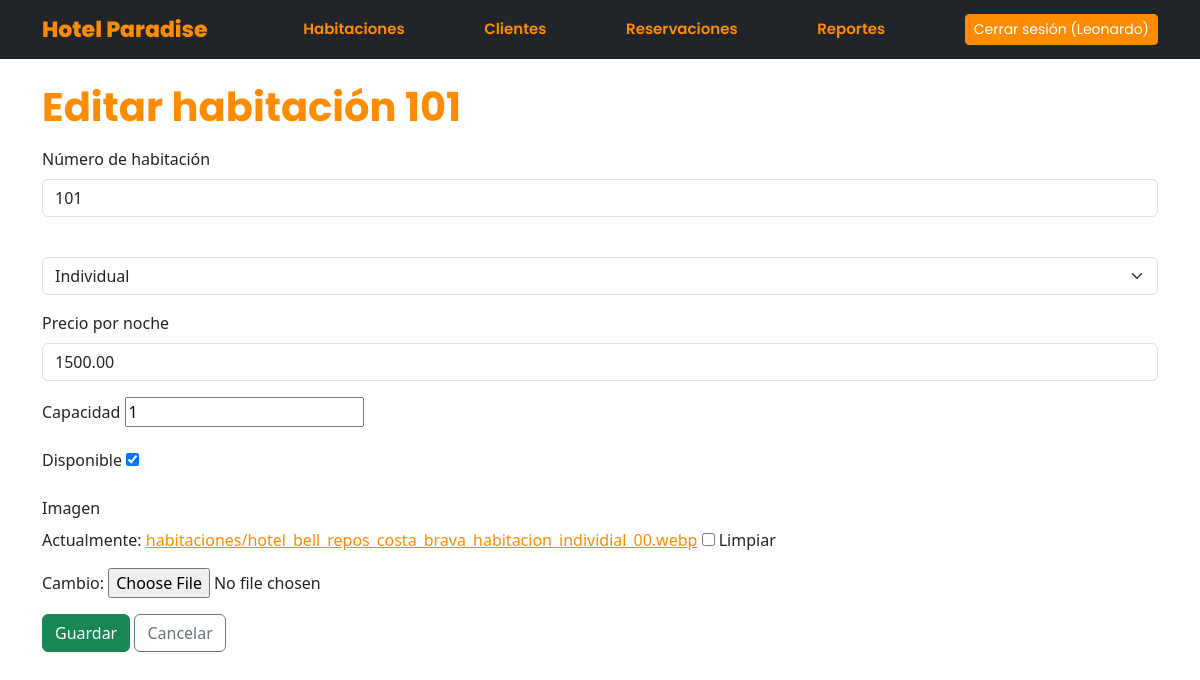
/habitaciones/1/editar/ (signed in), run on an earlier commit of the app's database.
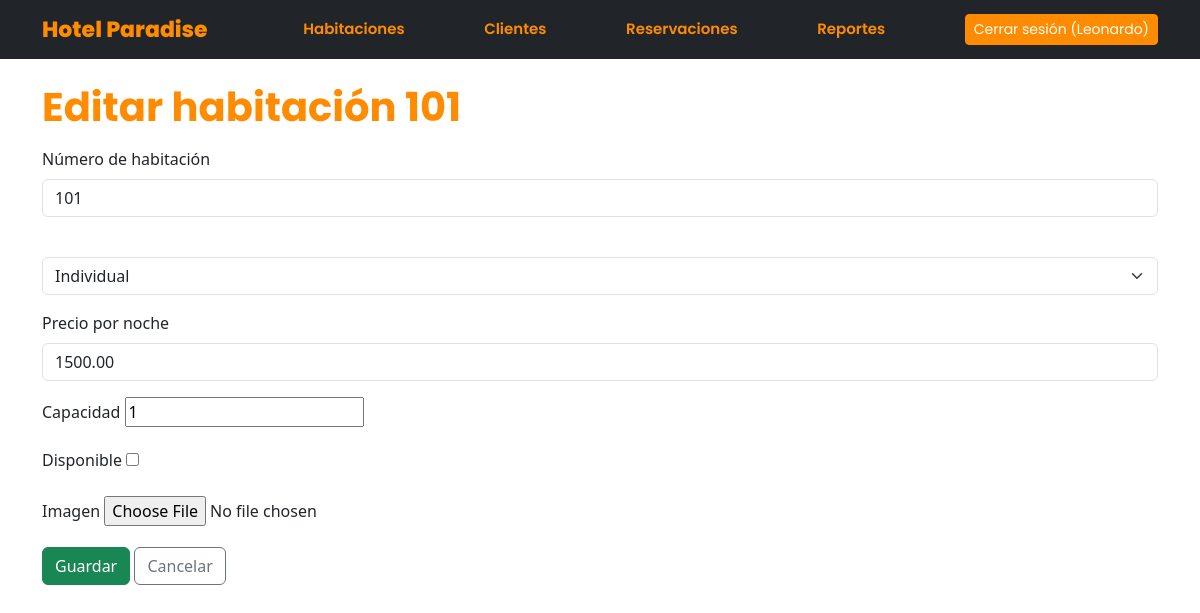
And on a later commit of the database.
### habitaciones/models.py (models this page shows, shortened)
class Habitacion(models.Model):
    TIPOS = [
        ('individual', 'Individual'),
        ('doble', 'Doble'),
        ('suite', 'Suite'),
        ('presidencial', 'Presidencial'),
    ]
    numero = models.IntegerField(unique=True)
    tipo =  models.CharField((""), max_length=20, choices=TIPOS)
    precioxnoche = models.DecimalField(max_digits=  15, decimal_places=2)
    capacidad = models.IntegerField()
    disponible = models.BooleanField(default= True)
    imagen = models.ImageField(upload_to='habitaciones/', blank=True, null=True)

### habitaciones/views.py (the view)
# urls.py: path('<int:pk>/editar/', views.editar_habitacion, name='editar'),
@login_required
def editar_habitacion(request, pk):
    habitacion = get_object_or_404(Habitacion, pk=pk)
    if request.method == 'POST':
        form = HabitacionForm(request.POST, request.FILES, instance=habitacion)
        if form.is_valid():
            form.save()
            messages.success(request, 'Habitación actualizada correctamente.')
            return redirect('habitaciones:lista')
    else:
        form = HabitacionForm(instance=habitacion)
    return render(request, 'habitaciones/form.html',
                  {'form': form, 'titulo': f'Editar habitación {habitacion.numero}'})

### habitaciones/forms.py (shortened to what this page needs)
class HabitacionForm(forms.ModelForm):
    class Meta:
        model = Habitacion
        fields = ['numero', 'tipo', 'precioxnoche', 'capacidad', 'disponible', 'imagen']
        labels = {
            'numero': 'Número de habitación',
            'precioxnoche': 'Precio por noche',
        }
        widgets = {
            'numero': forms.NumberInput(attrs={'class': 'form-control'}),
            'tipo': forms.Select(attrs={'class': 'form-select'}),
            'precioxnoche': forms.NumberInput(attrs={'class': 'form-control', 'step': '0.01'}),
            'imagen': ImagenWidget(),
        }

### habitaciones/templates/habitaciones/form.html (shortened to what this page needs)
{% extends 'base.html' %}
{% block content %}
<h1 class="titulo-formulario">{{ titulo }}</h1>
<form method="post" enctype="multipart/form-data" class="mt-3">
    {% for campo in form %}
        <div class="mb-3">
            <label for="{{ campo.id_for_label }}" class="form-label">{{ campo.label }}</label>
            {{ campo }}
        </div>
    {% endfor %}
    <button type="submit" class="btn btn-success">Guardar</button>
    <a href="{% url 'habitaciones:lista' %}" class="btn btn-outline-secondary">Cancelar</a>
</form>
{% endblock %}

### habitaciones/templates/habitaciones/widgets/imagen_widget.html
{% if widget.is_initial %}
  <div class="mb-3">
    {{ widget.initial_text }}:
    <a href="{{ widget.value.url }}">{{ widget.value }}</a>
    {% if not widget.required %}
      <input type="checkbox" name="{{ widget.checkbox_name }}" id="{{ widget.checkbox_id }}">
      <label for="{{ widget.checkbox_id }}">{{ widget.clear_checkbox_label }}</label>
    {% endif %}
  </div>
  {{ widget.input_text }}:
{% endif %}
<input type="{{ widget.type }}" name="{{ widget.name }}"{% include "django/forms/widgets/attrs.html" %}>

What changed in the data, as far as the page shows it:
changed Habitacion "Individual": disponible "☑" → "☐"
Also different on the page:
new list line: "Imagen "
list line gone: "Imagen Actualmente : ☐ Limpiar Cambio : "
list line gone: "habitaciones/hotel_bell_repos_costa_brava_habitacion_individial_00.webp"
